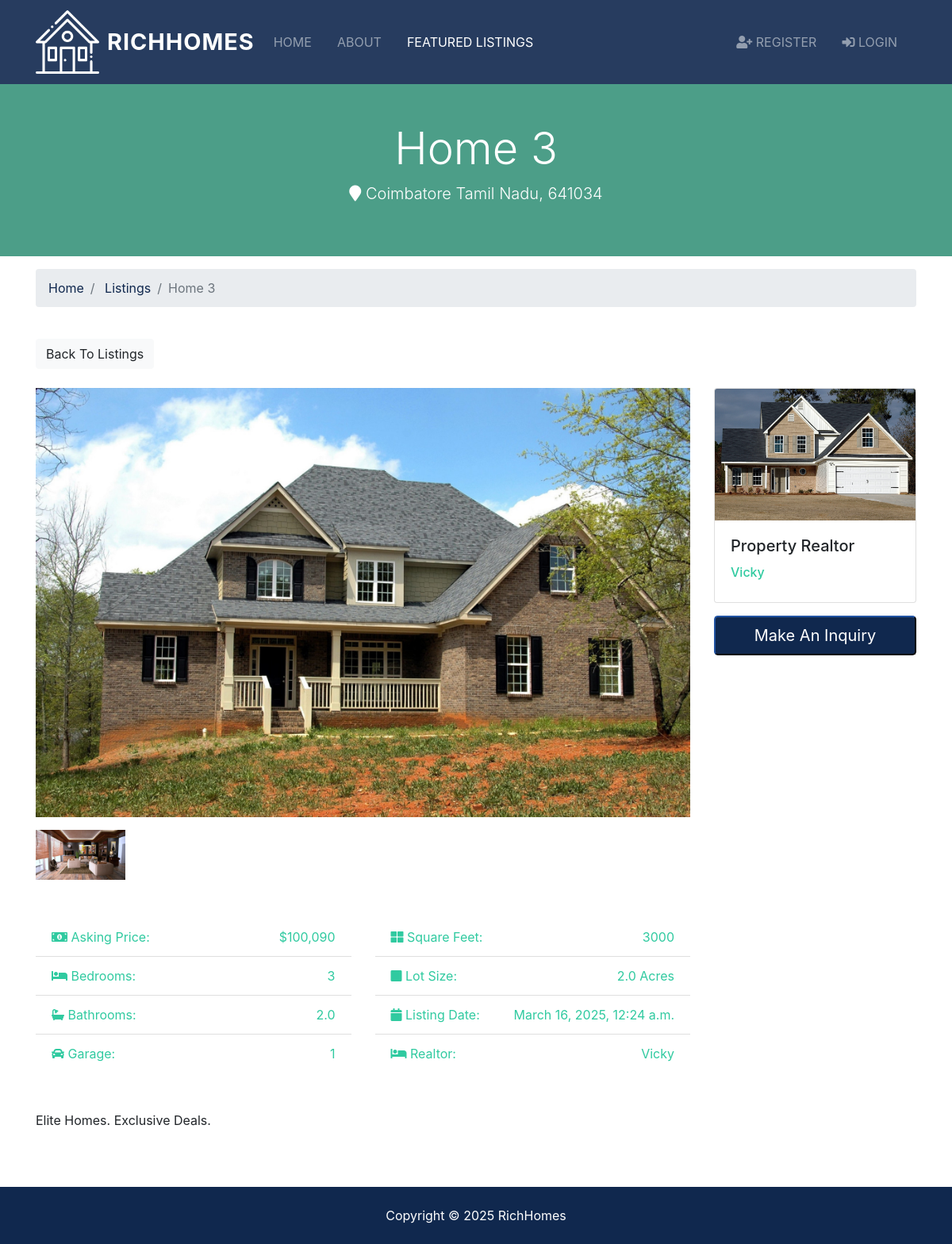
The page /listings/3 on the database as committed earlier.
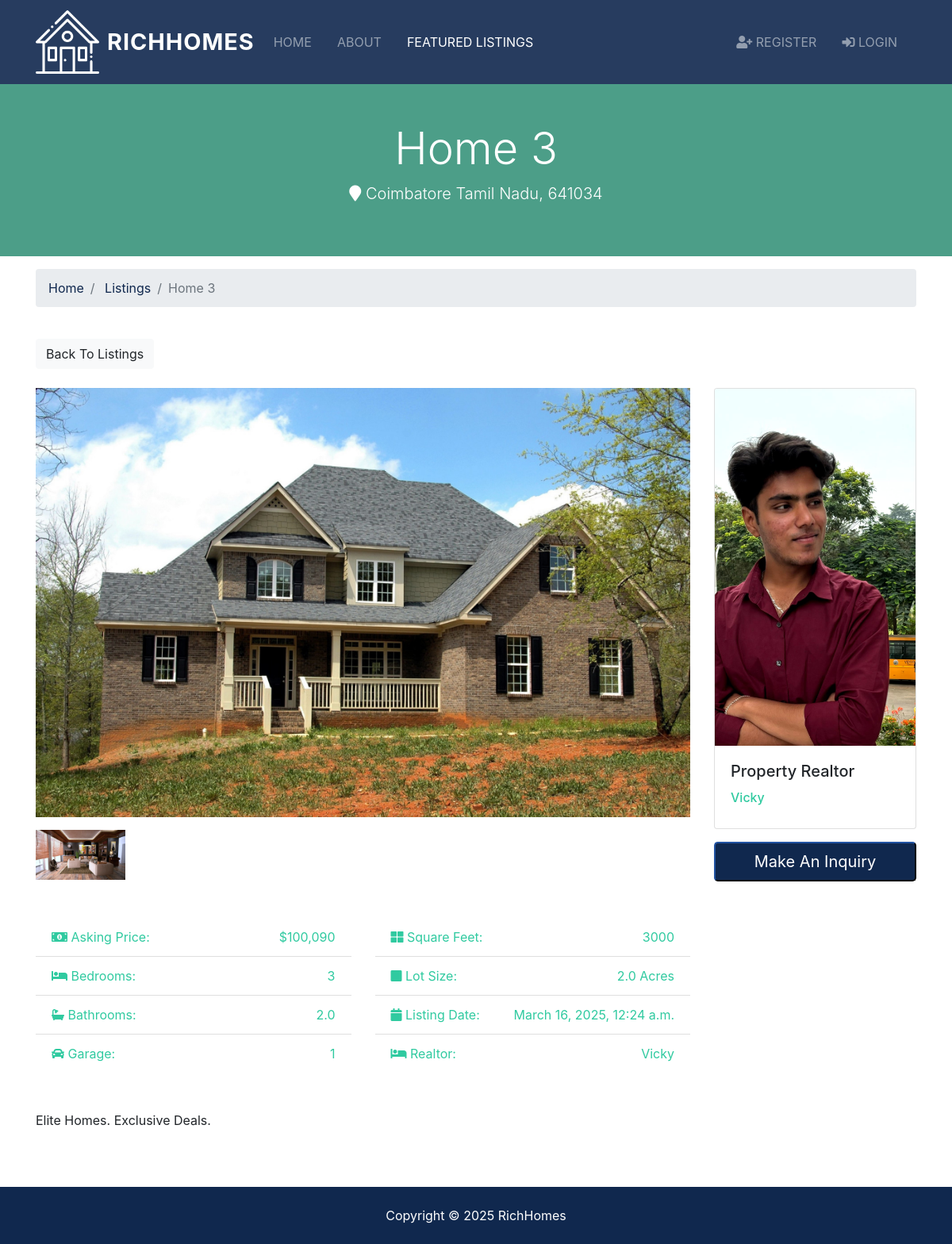
The same page on the database as committed later.
### listings/models.py (models this page shows, shortened)
class Listing(models.Model):
  realtor = models.ForeignKey(Realtor, on_delete=models.DO_NOTHING)
  title = models.CharField(max_length=200)
  address = models.CharField(max_length=200)
  city = models.CharField(max_length=100)
  state = models.CharField(max_length=100)
  zipcode = models.CharField(max_length=20)
  description = models.TextField(blank=True)
  price = models.IntegerField()
  bedrooms = models.IntegerField()
  bathrooms = models.DecimalField(max_digits=2, decimal_places=1)
  garage = models.IntegerField(default=0)
  sqft = models.IntegerField()
  lot_size = models.DecimalField(max_digits=5, decimal_places=1)
  photo_main = models.ImageField(upload_to='photos/%Y/%m/%d/')
  photo_1 = models.ImageField(upload_to='photos/%Y/%m/%d/', blank=True)
  photo_2 = models.ImageField(upload_to='photos/%Y/%m/%d/', blank=True)
  photo_3 = models.ImageField(upload_to='photos/%Y/%m/%d/', blank=True)
  photo_4 = models.ImageField(upload_to='photos/%Y/%m/%d/', blank=True)
  photo_5 = models.ImageField(upload_to='photos/%Y/%m/%d/', blank=True)
  photo_6 = models.ImageField(upload_to='photos/%Y/%m/%d/', blank=True)
  is_published = models.BooleanField(default=True)
  list_date = models.DateTimeField(default=datetime.now, blank=True)

### realtors/models.py (models this page shows)
class Realtor(models.Model):
  name = models.CharField(max_length=200)
  photo = models.ImageField(upload_to='photos/%Y/%m/%d/')
  description = models.TextField(blank=True)
  phone = models.CharField(max_length=20)
  email = models.CharField(max_length=50)
  is_mvp = models.BooleanField(default=False)
  hire_date = models.DateTimeField(default=datetime.now, blank=True)
  def __str__(self):
    return self.name

### listings/views.py (the view)
# urls.py: path('<int:listing_id>', views.listing, name='listing'),
def listing(request, listing_id):
  listing = get_object_or_404(Listing, pk=listing_id)
  context = {
    'listing': listing
  }
  return render(request, 'listings/listing.html', context)

### templates/listings/listing.html (shortened to what the changed rows need)
{% extends 'base.html' %}
{% load humanize %}
{% block content %}
<section id="showcase-inner" class="py-5 text-white">
    <div class="container">
      <div class="row text-center">
        <div class="col-md-12">
          <h1 class="display-4">{{ listing.title }}</h1>
          <p class="lead">
            <i class="fas fa-map-marker"></i> {{ listing.city }} {{ listing.state }}, {{ listing.zipcode }}</p>
        </div>
      </div>
    </div>
  </section>
  <section id="bc" class="mt-3">
    <div class="container">
      <nav>
        <ol class="breadcrumb">
          <li class="breadcrumb-item">
            <a href="{% url 'index' %}">Home</a>
          </li>
          <li class="breadcrumb-item">
            <a href="{% url 'listings' %}">Listings</a>
          </li>
          <li class="breadcrumb-item active">{{ listing.title }}</li>
        </ol>
      </nav>
    </div>
  </section>
  <section id="listing" class="py-4">
    <div class="container">
      <div class="row">
        <div class="col-md-9">
          <img src="{{ listing.photo_main.url }}" alt="" class="img-main img-fluid mb-3">
          <div class="row mb-5 thumbs">
            {% if listing.photo_1 %}
            <div class="col-md-2">
              <a href="{{ listing.photo_1.url }}" data-lightbox="home-images">
                <img src="{{ listing.photo_1.url }}" alt="" class="img-fluid">
              </a>
            </div>
            {% endif %}
          </div>
          <div class="row mb-5 fields">
            <div class="col-md-6">
              <ul class="list-group list-group-flush">
                <li class="list-group-item text-secondary">
                  <i class="fas fa-money-bill-alt"></i> Asking Price:
                  <span class="float-right">${{ listing.price | intcomma }}</span>
                </li>
                <li class="list-group-item text-secondary">
                  <i class="fas fa-bed"></i> Bedrooms:
                  <span class="float-right">{{ listing.bedrooms }}</span>
                </li>
                <li class="list-group-item text-secondary">
                  <i class="fas fa-bath"></i> Bathrooms:
                  <span class="float-right">{{ listing.bathrooms }}</span>
                </li>
                <li class="list-group-item text-secondary">
                  <i class="fas fa-car"></i> Garage:
                  <span class="float-right">{{ listing.garage }}
                  </span>
                </li>
              </ul>
            </div>
            <div class="col-md-6">
              <ul class="list-group list-group-flush">
                <li class="list-group-item text-secondary">
                  <i class="fas fa-th-large"></i> Square Feet:
                  <span class="float-right">{{ listing.sqft }}</span>
                </li>
                <li class="list-group-item text-secondary">
                  <i class="fas fa-square"></i> Lot Size:
                  <span class="float-right">{{ listing.lot_size }} Acres
                  </span>
                </li>
                <li class="list-group-item text-secondary">
                  <i class="fas fa-calendar"></i> Listing Date:
                  <span class="float-right">{{ listing.list_date }}</span>
                </li>
                <li class="list-group-item text-secondary">
                  <i class="fas fa-bed"></i> Realtor:
                  <span class="float-right">{{ listing.realtor }}
                  </span>
                </li>
              </ul>
            </div>
          </div>
          <div class="row mb-5">
            <div class="col-md-12">
                {{ listing.description }}
            </div>
          </div>
        </div>
        <div class="col-md-3">
          <div class="card mb-3">
            <img class="card-img-top" src="{{ listing.realtor.photo.url }}" alt="">
            <div class="card-body">
              <h5 class="card-title">Property Realtor</h5>
              <h6 class="text-secondary">{{ listing.realtor }}</h6>
            </div>
          </div>
        </div>
      </div>
    </div>
  </section>
{% endblock %}

Rows that differ between the two databases and show on the page:
changed through a linked row, Listing "Home 3": realtor.photo: a different picture
